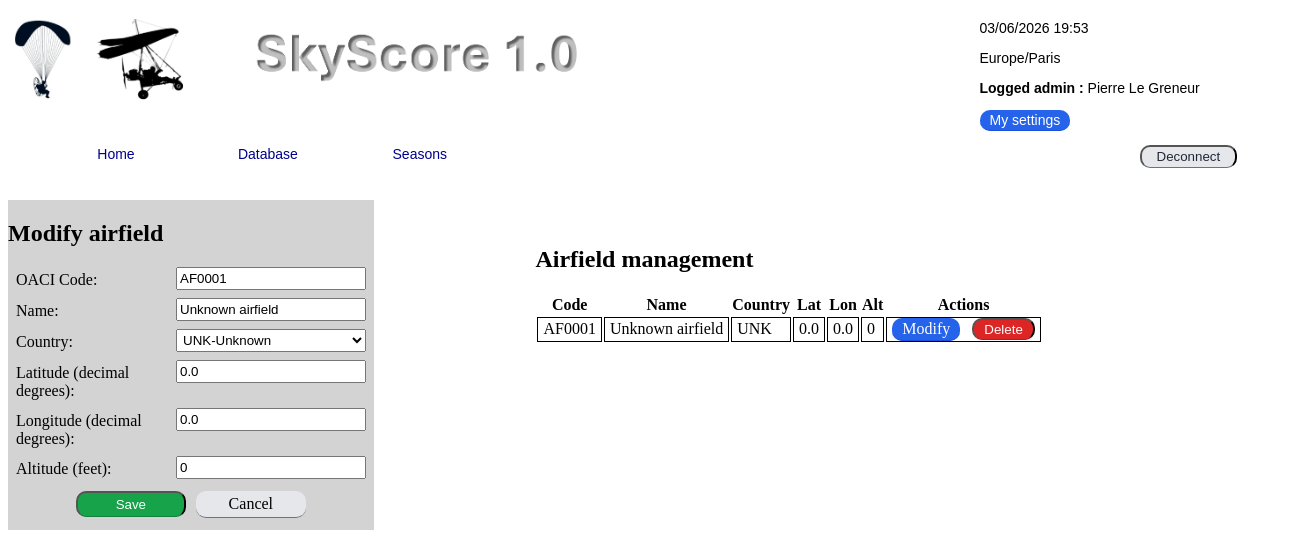
/database/airfield/1/edit/ (signed in), run on an earlier commit of the app's database.
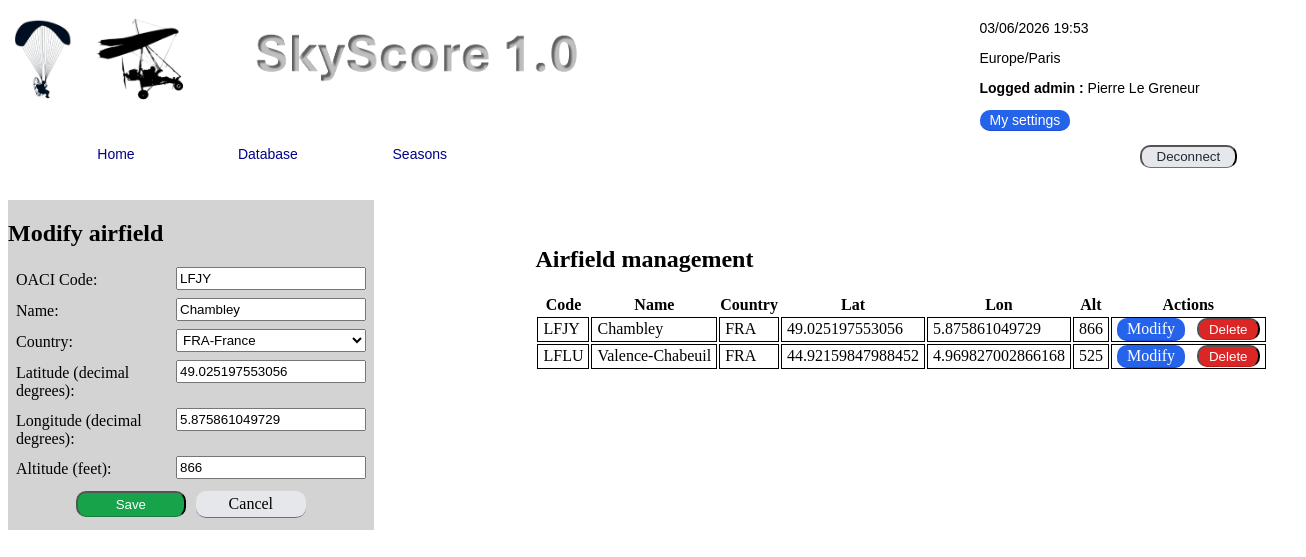
And on a later commit of the database.
### database/models.py (models this page shows, shortened)
class Airfield(models.Model):
    code = models.CharField(max_length=6)
    name = models.CharField(max_length=50)
    country = models.ForeignKey(Country, on_delete=models.SET_DEFAULT, default=66, related_name='airfields')
    lon = models.FloatField(default=0)
    lat = models.FloatField(default=0)
    alt = models.IntegerField(default=0)
    class Meta:
        verbose_name = 'Airfield'
        verbose_name_plural = 'Airfields'
        ordering = ['country', 'code']
        db_table = 'competition_airfield'

class Country(models.Model):
    iso3 = models.CharField(max_length=3)
    name = models.CharField(max_length=100)
    phone_dial_code = models.CharField(max_length=8, blank=True, null=True)
    class Meta:
        verbose_name = 'Country'
        verbose_name_plural = 'Countries'
        ordering = ['iso3']
        db_table = 'competition_country'
    def __str__(self):
        text = self.iso3 + '-' + self.name
        if len(text) > 30:
            text = self.iso3 + '-' + self.name[0:26] + '...'
        return text

### database/views.py (the view)
# urls.py: path('airfield/<int:pk>/edit/', views.airfield_update_view, name='airfield_edit'),
@login_required
@user_passes_test(_can_manage_database)
def airfield_update_view(request, pk):
    airfield = get_object_or_404(Airfield, pk=pk)
    if request.method == 'POST':
        form = AirfieldForm(request.POST, instance=airfield)
        if form.is_valid():
            form.save()
            messages.success(request, 'Airfield updated successfully.')
            return redirect('database:airfield_list')
    else:
        form = AirfieldForm(instance=airfield)
    return _render_airfield_page(request, form, show_edit=True, airfield=airfield)

### database/forms.py (shortened to what this page needs)
class AirfieldForm(forms.ModelForm):
    class Meta:
        model = Airfield
        fields = ['code', 'name', 'country', 'lat', 'lon', 'alt']
        labels = {
            'code': 'OACI Code',
            'name': 'Name',
            'country': 'Country',
            'lat': 'Latitude (decimal degrees)',
            'lon': 'Longitude (decimal degrees)',
            'alt': 'Altitude (feet)',
        }

### common/models.py (called while the page is built)
    def effective_roles(self):
        roles = {self.role}
        roles.update(self.roles or [])
        expanded_roles = set(roles)
        for role in list(roles):
            expanded_roles.update(self.ROLE_HIERARCHY.get(role, set()))
        expanded_roles.add('PUB')
        return expanded_roles

    def has_role(self, role):
        return role in self.effective_roles()

    def has_any_role(self, role_set):
        return any(self.has_role(role) for role in role_set)

    def can_manage_database(self):
        return self.has_role('ADM')

    def can_manage_seasons(self):
        return self.has_any_role({'ADM', 'ORG'})

### common/utils/localTime.py (called while the page is built)
def dateTimeParis():
    now = datetime.now(tz=ZoneInfo("Europe/Paris"))
    return now.strftime("%d/%m/%Y %H:%M")

def localtime():
    return dateTimeParis()

### templates/database/airfield_list.html (shortened to what this page needs)
{% extends 'base.html' %}
{% load static %}
{% block extra_css %}
<link rel="stylesheet" type="text/css" href="{% static 'css/styleBaseDataBase.css' %}" />
{% endblock %}
{% block content %}
{% if show_create_form or show_edit_form %}
<section id="asideContent">
    <h2>{{ aside_title }}</h2>
    <form method="post" action="{% if form_action_pk %}{% url form_action form_action_pk %}{% else %}{% url form_action %}{% endif %}">
        {{ form.as_p }}
        <p class="form-actions">
            <button class="BtnValidate" type="submit">Save</button>
            <a class="BtnCancel" href="{% url 'database:airfield_list' %}">Cancel</a>
        </p>
    </form>
</section>
{% endif %}
<section id="mainContent">
    <h2>Airfield management</h2>
    <table>
        <thead>
            <tr>
                <th>Code</th>
                <th>Name</th>
                <th>Country</th>
                <th>Lat</th>
                <th>Lon</th>
                <th>Alt</th>
                <th>Actions</th>
            </tr>
        </thead>
        <tbody>
            {% for airfield in airfields %}
                <tr>
                    <td>{{ airfield.code }}</td>
                    <td>{{ airfield.name }}</td>
                    <td>{{ airfield.country.iso3 }}</td>
                    <td>{{ airfield.lat }}</td>
                    <td>{{ airfield.lon }}</td>
                    <td>{{ airfield.alt }}</td>
                    <td>
                        <a class="BtnModify" href="{% url 'database:airfield_edit' airfield.pk %}">Modify</a>
                        <form method="post" action="{% url 'database:airfield_delete' airfield.pk %}" style="display:inline; margin-left: 8px;" onsubmit="return confirm('Confirm deletion of ' + '{{ airfield.code|escapejs }}' + ' - ' + '{{ airfield.name|escapejs }}' + ' ?');">
                            <button class="BtnDelete" type="submit">Delete</button>
                        </form>
                    </td>
                </tr>
            {% empty %}
                <tr>
                    <td colspan="7">No airfield available.</td>
                </tr>
            {% endfor %}
        </tbody>
    </table>
</section>
{% endblock %}

What changed in the data, as far as the page shows it:
computed for Airfield: code "AF0001" → "LFJY"; name "Unknown airfield" → "Chambley"; country "UNK-Unknown" → "FRA-France"; lat "0.0" → "49.025197553056"; lon "0.0" → "5.875861049729"; alt "0" → "866"; country.iso3 "UNK" → "FRA"
added Airfield: code "LFLU", name "Valence-Chabeuil", country.iso3 "FRA", lat "44.92159847988452", lon "4.969827002866168", alt "525"
